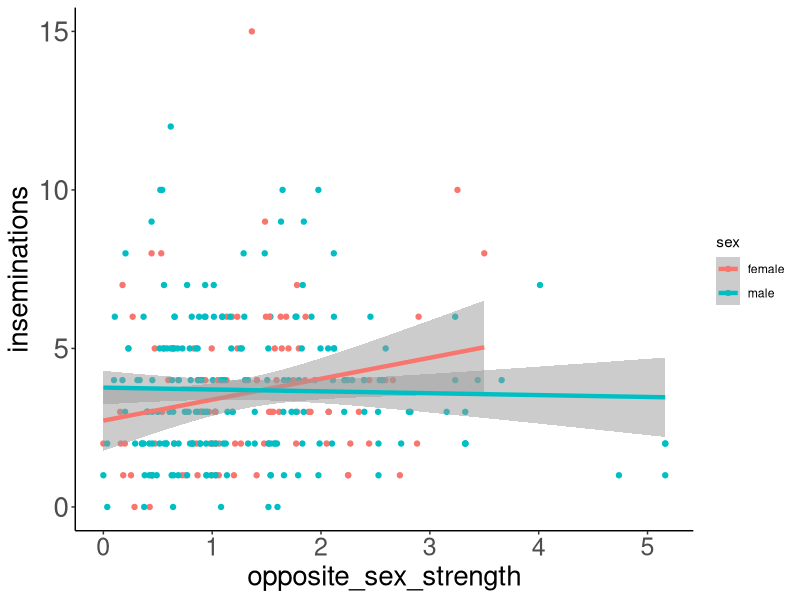
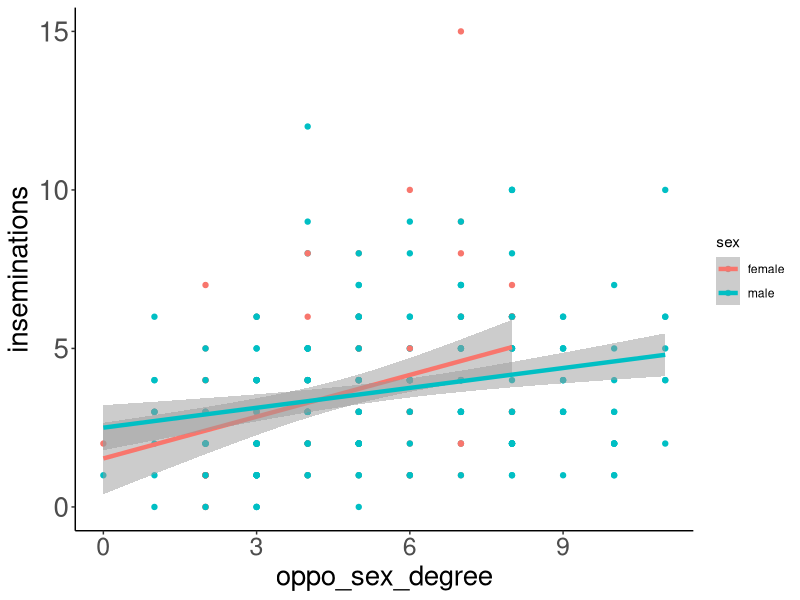

These charts were generated, in order, by the following R code:
library(tidyverse)
library(ggplot2); theme_set(theme_classic())

My_Theme = theme(
  axis.title.x = element_text(size = 20),
  axis.text.x = element_text(size = 18),
  axis.title.y = element_text(size = 20), 
  axis.text.y = element_text(size = 20))

oppo_sex_dat <- read.csv("oppo_sex_strength.csv") %>% 
                mutate(exp_rep = paste(experiment, replicate, sep = "_"))

# Inseminations as a function of opposite-sex strength fig
ggplot(data = oppo_sex_dat, aes(x = opposite_sex_strength, y = inseminations, color = sex)) +
       geom_point() + geom_smooth(method = "lm", size = 1.5, alpha = 0.5) + My_Theme

# Inseminations as a function of opposite-sex degree fig
ggplot(data = oppo_sex_dat, aes(x = oppo_sex_degree, y = inseminations, color = sex)) +
       geom_point() + geom_smooth(method = "lm", size = 1.5, alpha = 0.5) + My_Theme
